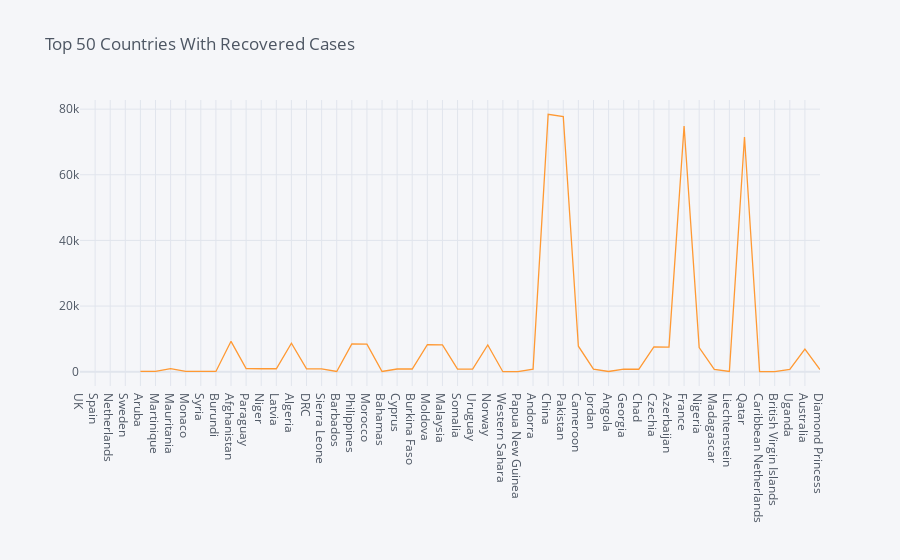

Notebook cell for this chart:
### Code cell
#df["TotalRecovered"] = pd.to_numeric(df["TotalRecovered"])
df=df.sort_values(by = ["TotalRecovered"], ascending = False).head(50)

df.iplot(
    x='Country',
    y=['TotalRecovered'],
    mode='lines',
    size=8,
    title="Top 50 Countries With Recovered Cases")

### Figure 1 — Plotly figure (JSON) as saved in the notebook; plotly's stock layout.template omitted (floating-point values rounded to 4 significant figures)
{"data": [{"line": {"color": "rgba(255, 153, 51, 1.0)", "dash": "solid", "shape": "linear", "width": 1.3}, "mode": "lines", "name": "TotalRecovered", "text": "", "type": "scatter", "x": ["UK", "Spain", "Netherlands", "Sweden", "Aruba", "Martinique", "Mauritania", "Monaco", "Syria", "Burundi", "Afghanistan", "Paraguay", "Niger", "Latvia", "Algeria", "DRC", "Sierra Leone", "Barbados", "Philippines", "Morocco", "Bahamas", "Cyprus", "Burkina Faso", "Moldova", "Malaysia", "Somalia", "Uruguay", "Norway", "Western Sahara", "Papua New Guinea", "Andorra", "China", "Pakistan", "Cameroon", "Jordan", "Angola", "Georgia", "Chad", "Czechia", "Azerbaijan", "France", "Nigeria", "Madagascar", "Liechtenstein", "Qatar", "Caribbean Netherlands", "British Virgin Islands", "Uganda", "Australia", "Diamond Princess"], "y": ["N/A", "N/A", "N/A", "N/A", "98", "98", "963", "95", "94", "93", "9260", "926", "913", "903", "8674", "861", "853", "85", "8442", "8407", "83", "824", "823", "8212", "8186", "818", "815", "8138", "8", "8", "797", "78428", "77754", "7774", "772", "77", "768", "757", "7555", "7503", "74871", "7338", "732", "72", "71501", "7", "7", "699", "6915", "651"]}], "layout": {"legend": {"bgcolor": "#F5F6F9", "font": {"color": "#4D5663"}}, "paper_bgcolor": "#F5F6F9", "plot_bgcolor": "#F5F6F9", "title": {"font": {"color": "#4D5663"}, "text": "Top 50 Countries With Recovered Cases"}, "xaxis": {"gridcolor": "#E1E5ED", "showgrid": true, "tickfont": {"color": "#4D5663"}, "title": {"font": {"color": "#4D5663"}, "text": ""}, "zerolinecolor": "#E1E5ED"}, "yaxis": {"gridcolor": "#E1E5ED", "showgrid": true, "tickfont": {"color": "#4D5663"}, "title": {"font": {"color": "#4D5663"}, "text": ""}, "zerolinecolor": "#E1E5ED"}}}
